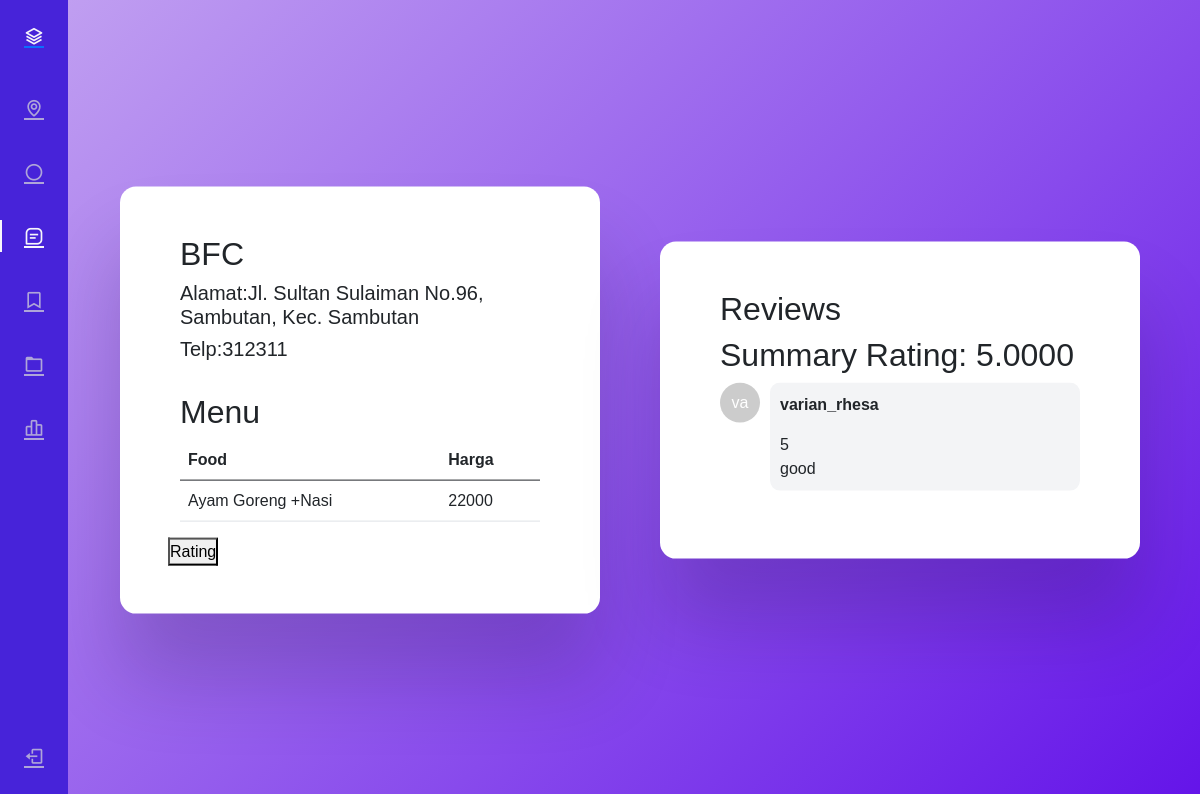
The app's page /menu.php?id=1 with its own data.
### tables this page shows
CREATE TABLE `rumahmakan` (
  `id_rm` int(10) NOT NULL,
  `nama_rumahmakan` varchar(20) NOT NULL,
  `Alamat` varchar(50) NOT NULL,
  `lokasi_rm` varchar(500) NOT NULL,
  `no_telp` varchar(16) NOT NULL
);

CREATE TABLE `menu` (
  `Id_Menu` int(30) NOT NULL,
  `Menu` varchar(30) NOT NULL,
  `Harga` float NOT NULL,
  `Id_rm` int(10) NOT NULL
);

CREATE TABLE `rating` (
  `id_rm` int(10) NOT NULL,
  `username` varchar(20) NOT NULL,
  `Rating` int(1) NOT NULL,
  `Komentar` varchar(50) NOT NULL
);

### menu.php (the view, shortened to what this page needs)
<?php
include "config.php";
if (isset($_GET['id'])) {
  $id = $_GET['id'];
}
?>
<!DOCTYPE html>
<html lang="en">
<head>
  <link rel="stylesheet" href="https://cdn.jsdelivr.net/npm/bootstrap@5.0.0-beta1/dist/css/bootstrap.min.css"
    type="text/css">
  <link rel="stylesheet" href="https://cdn.jsdelivr.net/npm/boxicons@latest/css/boxicons.min.css" type="text/css">
  <link rel="stylesheet" href="https://cdn.jsdelivr.net/npm/bootstrap@5.0.0-beta1/dist/css/bootstrap.min.css"
    type="text/css">
  <link rel="stylesheet" href="https://cdn.jsdelivr.net/npm/boxicons@latest/css/boxicons.min.css" type="text/css">
</head>
<body>
  <div class="l-navbar sidebar-custom" id="nav-bar">
    <nav class="nav">
      <div> <a href="#" class="nav_logo"> <i class='bx bx-layer nav_logo-icon'></i>  </a>
        <div class="nav_list">
          <a href="dashboard.php" class="nav_link "> <i class='bx bx-map nav_icon'></i>  </a>
          <a href="roulette.php" class="nav_link"> <i class='bx bx-circle nav_icon'></i>  </a>
          <a href="#" class="nav_link active"> <i class='bx bx-message-square-detail nav_icon'></i>  </a>
          <a href="#" class="nav_link"> <i class='bx bx-bookmark nav_icon'></i> <span class="nav_name">Bookmark</span>
          </a>
          <a href="#" class="nav_link"> <i class='bx bx-folder nav_icon'></i> <span class="nav_name">Files</span> </a>
          <a href="#" class="nav_link"> <i class='bx bx-bar-chart-alt-2 nav_icon'></i>  </a>
        </div>
      </div> <a href="index.php" class="nav_link"> <i class='bx bx-log-out nav_icon'></i>  </a>
    </nav>
  </div>
  <div class="wrapper2">
    <div class="container">
      <?php
      $sql1 = "SELECT * FROM rumahmakan where id_rm = $id";
      $query1 = mysqli_query($conn, $sql1);
          while ($row = mysqli_fetch_assoc($query1)) {
            echo "<tr>
                    <td><h2>" . $row['nama_rumahmakan'] . "</h2></td>
                    <td><h5>Alamat:" . $row['Alamat'] . "</h5></td>
                    <td><h5>Telp:" . $row['no_telp'] . "</h5></td>
                  </tr>";
          }
        ?>
        <br>
      <h2>Menu</h2>
      <table class="table">
        <thead>
          <tr>
            <th scope="col">Food</th>
            <th scope="col">Harga</th>
          </tr>
        </thead>
        <tbody>
          <?php
          $sql2 = "SELECT * FROM menu where id_rm = $id";
          $query2 = mysqli_query($conn, $sql2);
          while ($row = mysqli_fetch_assoc($query2)) {
            echo "<tr>
                    <td>" . $row['Menu'] . "</td>
                    <td>" . $row['Harga'] . "</td>
                  </tr>";
          }
          ?>
        </tbody>
      </table>
    </div>
    <a href="rating.php?id=<?php echo $id; ?>"><button>Rating</button></a>
  </div>
  <div class="wrapper3">
    <div class="container">
    <h2>Reviews</h2>
    <?php
        $query = "SELECT AVG(Rating) AS avg_rating FROM rating WHERE id_rm = $id";
        $result = mysqli_query($conn, $query);
        $row = mysqli_fetch_assoc($result);
        $summary =  $row['avg_rating'];
      ?>
      <h2>Summary Rating: <?php echo $summary; ?> </h2>
      <div class="chat-container">
        <?php
        if (isset($_GET['id'])) {
          $id = $_GET['id'];
        }
        $sql = "SELECT * FROM rating where id_rm = $id";
        $query = mysqli_query($conn, $sql);
        while ($row = mysqli_fetch_assoc($query)) {
          ?>
          <div class="chat-bubble">
            <div class="chat-avatar">
              <span class="avatar-initials">
                <?php echo substr($row['username'], 0, 2); ?>
              </span>
            </div>
            <div class="chat-message">
              <p class="chat-user">
                <?php echo $row['username']; ?>
              </p>
              <p class="chat-text">
                <?php echo $row['Rating']; ?>
              </p>
              <p class="chat-text">
                <?php echo $row['Komentar']; ?>
              </p>
            </div>
          </div>
          <?php
        }
        ?>
      </div>
    </div>
  </div>
</body>
</html>

### menu.php (style rules this page uses)
:root { --header-height: 3rem; --nav-width: 68px; --first-color: #4723D9; --first-color-light: #AFA5D9; --white-color: #F7F6FB; --body-font: 'Nunito', sans-serif; --normal-font-size: 1rem; --z-fixed: 100 }
body { position: relative; margin: var(--header-height) 0 0 0; padding: 0 1rem; font-family: var(--body-font); font-size: var(--normal-font-size); transition: .5s }
a { text-decoration: none }
.l-navbar { position: fixed; top: 0; left: -30%; width: var(--nav-width); height: 100vh; background-color: var(--first-color); padding: .5rem 1rem 0 0; transition: .5s; z-index: var(--z-fixed) }
.nav { height: 100%; display: flex; flex-direction: column; justify-content: space-between; overflow: hidden }
.nav_logo, .nav_link { display: grid; grid-template-columns: max-content max-content; align-items: center; column-gap: 1rem; padding: .5rem 0 .5rem 1.5rem }
.nav_logo { margin-bottom: 2rem }
.nav_logo-icon { font-size: 1.25rem; color: var(--white-color) }
.nav_link { position: relative; color: var(--first-color-light); margin-bottom: 1.5rem; transition: .3s }
.nav_icon { font-size: 1.25rem }
.active { color: var(--white-color) }
.active::before { content: ''; position: absolute; left: 0; width: 2px; height: 32px; background-color: var(--white-color) }
@media screen and (min-width: 768px) { body { margin: calc(var(--header-height) + 1rem) 0 0 0; padding-left: calc(var(--nav-width) + 2rem) } }
@media screen and (min-width: 768px) { .l-navbar { left: 0; padding: 1rem 1rem 0 0 } }
* { padding: 0; margin: 0; box-sizing: border-box; font-family: "Poppins", sans-serif; }
body { height: 100vh; background: linear-gradient(135deg, #c3a3f1, #6414e9); }
.wrapper2 { width: 40%; max-width: 34.37em; max-height: 90vh; background-color: #ffffff; position: absolute; transform: translate(-50%, -50%); top: 50%; left: 30%; padding: 3em; border-radius: 1em; box-shadow: 0 4em 5em rgba(27, 8, 53, 0.2); }
.wrapper3 { width: 40%; max-width: 34.37em; max-height: 90vh; background-color: #ffffff; position: absolute; transform: translate(-50%, -50%); top: 50%; left: 75%; padding: 3em; border-radius: 1em; box-shadow: 0 4em 5em rgba(27, 8, 53, 0.2); }
.container { position: relative; width: 100%; height: 100%; }
.chat-container { max-height: 300px; overflow-y: auto; }
.chat-bubble { display: flex; margin-bottom: 20px; }
.chat-avatar { width: 40px; height: 40px; border-radius: 50%; background-color: #ccc; display: flex; align-items: center; justify-content: center; }
.avatar-initials { font-size: 16px; color: #fff; }
.chat-message { flex: 1; margin-left: 10px; background-color: #f3f4f6; padding: 10px; border-radius: 10px; }
.chat-user { font-weight: bold; }
.chat-text { margin: 0; }

### records on screen
rumahmakan: nama_rumahmakan "BFC", Alamat "Jl. Sultan Sulaiman No.96, Sambutan, Kec. Sambutan", no_telp "312311"
menu: Menu "Ayam Goreng +Nasi", Harga "22000"
rating: username "va", username "varian_rhesa", Rating "5", Komentar "good"

### other values on screen
$summary "5.0000"
